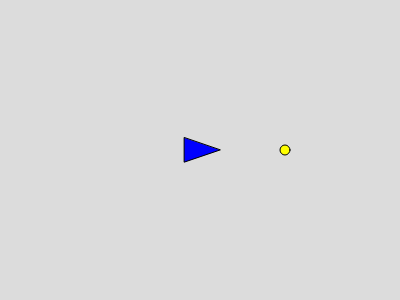
Frame 1 (no input)
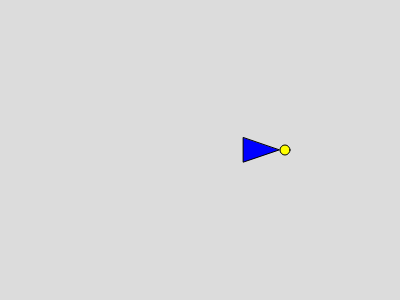
Frame 60 (no input)
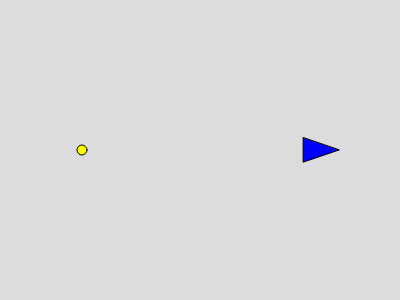
Frame 120 (the mouse pressed at the canvas centre since frame 60)

The p5.js sketch that drew these frames (run headless with seeded random() and noise() and a simulated clock; from frame 60 on, the mouse is pressed at the canvas centre):

// p5.js sketch
// ── sketch.js
var x=200;
var y=150;
var direction=0;
function setup() {
  createCanvas(400, 300);
  r = int(random(400));
  }





function draw() {
  //translate(width/2,height/2);
  background(220);
  agent(x,y,0);
  move()
  fill(255,255,0)
  ellipse(r,y,10,10);

  if (x==r){
		r=int(random(400));
  }
}

function agent(x, y,theta){
  var r = 20;
  if (direction==1){
		theta=theta+PI;
  }
  var p1x= x+(r*(cos(theta)));
  var p1y=y+(r*(sin(theta)));
  var p2x=x+(r*(cos(theta+2*(PI/3)+(PI/8))));
  var p2y=y+(r*(sin(theta+2*(PI/3)+(PI/8))));
  var p3x=x+(r*(cos(theta+(-4)*(PI/6)-(PI/8))));
  var p3y=y+(r*(sin(theta+(-4)*(PI/6)-(PI/8))));
  fill(0,0,255);
 	triangle(p1x,p1y,p2x,p2y,p3x,p3y);
  }

function flip(){
	if (direction==0){
  	direction=1
  }
  else	if (direction==1){
  	direction=0
  }
}

function move(){
	  if (x==0) {
    flip();
  } else if (x>400) {
    flip();
  }

  if (x<=400 && direction==0) {
    x=x+1;
  } else if (x>0 && direction==1) {
  	x=x-1
  }
}
